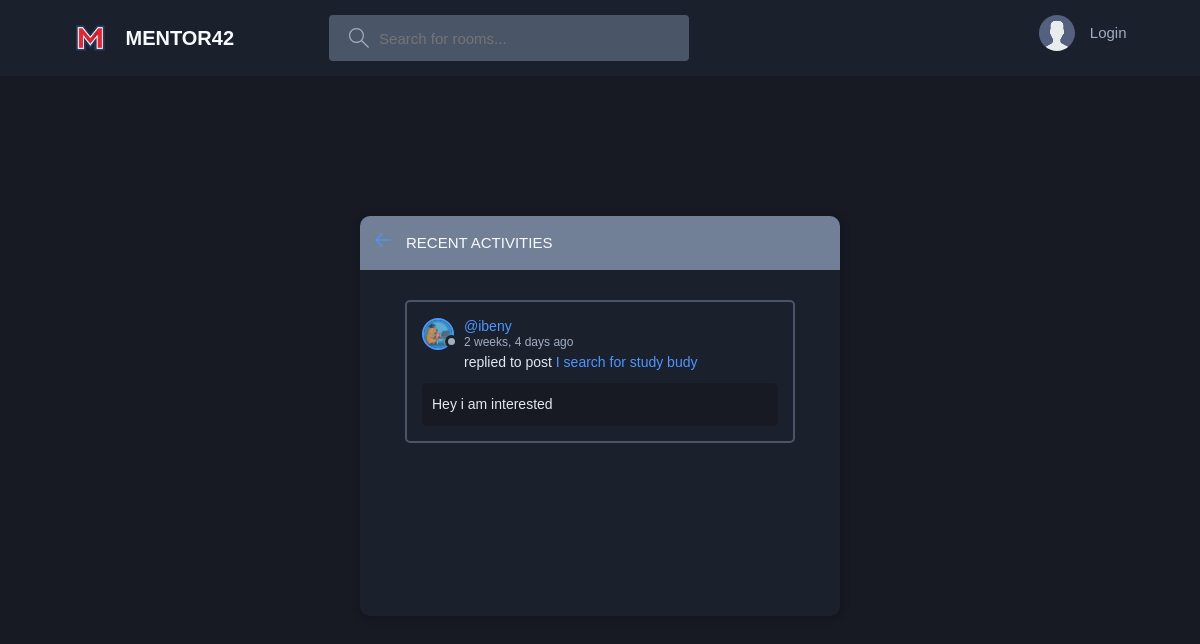
The page /activity/ on the database its author committed.
### base/models.py (models this page shows, shortened)
class Message(models.Model):
    user = models.ForeignKey(User, on_delete=models.CASCADE)
    room = models.ForeignKey(Room, on_delete=models.CASCADE)
    body = models.TextField()
    updated = models.DateTimeField(auto_now=True)
    created = models.DateTimeField(auto_now_add=True)
    class Meta:
        ordering = ['-updated', '-created']

class Room(models.Model):
    host = models.ForeignKey(User, on_delete=models.SET_NULL, null=True)
    topic = models.ForeignKey(Topic, on_delete=models.SET_NULL, null=True)
    name = models.CharField(max_length=100)
    description = models.TextField(null=True, blank=True)
    participants = models.ManyToManyField(User, related_name='participants', blank=True)
    updated = models.DateTimeField(auto_now=True)
    created = models.DateTimeField(auto_now_add=True)
    updatedDate = models.DateField(auto_now=True)
    class Meta:
        ordering = ['-updated', '-created']
    def __str__(self):
        return self.name

### base/views.py (the view)
# urls.py: path('activity/', views.activityPage, name='activity'),
def activityPage(request):
    room_messages = Message.objects.all()
    return render(request, 'base/activity.html', {'room_messages': room_messages})

### base/templates/base/activity.html (shortened to what this page needs)
{% extends 'main.html' %}
{% load static %}
{% block content %}
    <main class="layout">
        <div class="container">
            <div class="layout__box">
                <div class="layout__boxHeader">
                    <div class="layout__boxTitle">
                        <a href="{% url 'home' %}">
                            <svg version="1.1" xmlns="http://www.w3.org/2000/svg" width="32" height="32"
                                 viewBox="0 0 32 32">
                                <title>arrow-left</title>
                                <path
                                        d="M13.723 2.286l-13.723 13.714 13.719 13.714 1.616-1.611-10.96-10.96h27.625v-2.286h-27.625l10.965-10.965-1.616-1.607z"
                                ></path>
                            </svg>
                        </a>
                        <h3>Recent Activities</h3>
                    </div>
                </div>
                <div class="activities-page layout__body">
                    {% for message in room_messages %}
                        <div class="activities__box">
                            <div class="activities__boxHeader roomListRoom__header">
                                <a href="{% url 'user-profile' message.user.id %}" class="roomListRoom__author">
                                    <div class="avatar avatar--small">
                                        <img src="{% static 'images/profile_teacher_img.png' %}"/>
                                    </div>
                                    <p>
                                        @{{ message.user }}
                                        <span>{{ message.created|timesince }} ago</span>
                                    </p>
                                </a>
                            </div>
                            <div class="activities__boxContent">
                                <p>replied to post <a href="{% url 'room' message.room.id %}">{{ message.room }}</a></p>
                                <div class="activities__boxRoomContent">
                                    {{ message.body }}
                                </div>
                            </div>
                        </div>
                    {% endfor %}
                </div>
            </div>
        </div>
    </main>
{% endblock content %}

### static/styles/style.css (style rules this page uses)
:root { --color-main: #4d96ff; --color-main-light: #95b8ff; --color-dark: #1a202c; --color-dark-medium: #4a5568; --color-dark-light: #718096; --color-light: #f7fafc; --color-gray: #a0aec0; --color-light-gray: #e2e8f0; --color-bg: #171923; --color-success: #48bb78; --color-error: #e53e3e; }
* { font-family: "Segoe UI Emoji", "Segoe UI Symbol", sans-serif; margin: 0; padding: 0; box-sizing: border-box; text-rendering: optimizeLegibility; font-size: inherit; }
html { font-size: 56.25%; }
@media only screen and (min-width: 1200px) { html { font-size: 62.5%; } }
body { line-height: 1.6; font-weight: 400; font-size: 1.5rem; color: var(--color-light-gray); background-color: var(--color-bg); min-height: 100vh; }
img { width: 100%; }
a { display: inline-block; color: var(--color-main); text-decoration: none; }
.container { max-width: 120rem; width: 90%; margin: auto; }
.avatar { position: relative; display: inline-block; border-radius: 50%; border: 2px solid var(--color-main); }
.avatar img { display: block; border-radius: 50%; object-fit: cover; object-position: center; }
.avatar::after { content: ""; display: block; position: absolute; background-color: var(--color-gray); z-index: 111; border-radius: 50%; border: 0.3rem solid var(--color-dark); }
.avatar.avatar--small img { width: 2.8rem; height: 2.8rem; }
.avatar.avatar--small:after { width: 0.7rem; height: 0.7rem; bottom: 0px; right: -6px; }
.layout { margin-top: 2.4rem; }
.layout > .container { display: flex; justify-content: space-between; align-items: flex-start; }
.layout__box { width: 90%; max-width: 48rem; min-height: 40rem; position: absolute; top: 50%; left: 50%; transform: translate(-50%, -46%); background-color: var(--color-dark); border-radius: 1rem; box-shadow: 1px 1px 6px 3px rgba(0, 0, 0, 0.1); overflow: hidden; }
.layout__boxHeader { display: flex; padding: 1.5rem; background-color: var(--color-dark-light); }
.layout__boxTitle { display: flex; gap: 1.5rem; align-items: center; }
.layout__boxTitle h3 { text-transform: uppercase; font-weight: 500; color: var(--color-light); }
.layout__boxTitle svg { width: 1.6rem; height: 1.6rem; fill: var(--color-main); }
.layout__body { margin: 3rem; }
.roomListRoom__header { display: flex; justify-content: space-between; align-items: center; }
.roomListRoom__author { font-weight: 500; display: flex; align-items: center; gap: 1rem; }
.activities__box { margin: 1.5rem; padding: 1.5rem; border: 2px solid var(--color-dark-medium); border-radius: 5px; }
.activities__boxHeader p { font-size: 1.4rem; line-height: 1.3; }
.activities__boxHeader p span { color: var(--color-gray); font-size: 1.2rem; display: block; }
.activities__boxContent { margin-left: 4.2rem; }
.activities__boxContent { font-size: 1.4rem; }
.activities__boxRoomContent { background: var(--color-bg); padding: 1rem; border-radius: 5px; margin-top: 1rem; margin-left: -4.2rem; }

### rows shown on the page
Message: user "ibeny", created "2 weeks, 4 days", room "I search for study budy", body "Hey i am interested"
